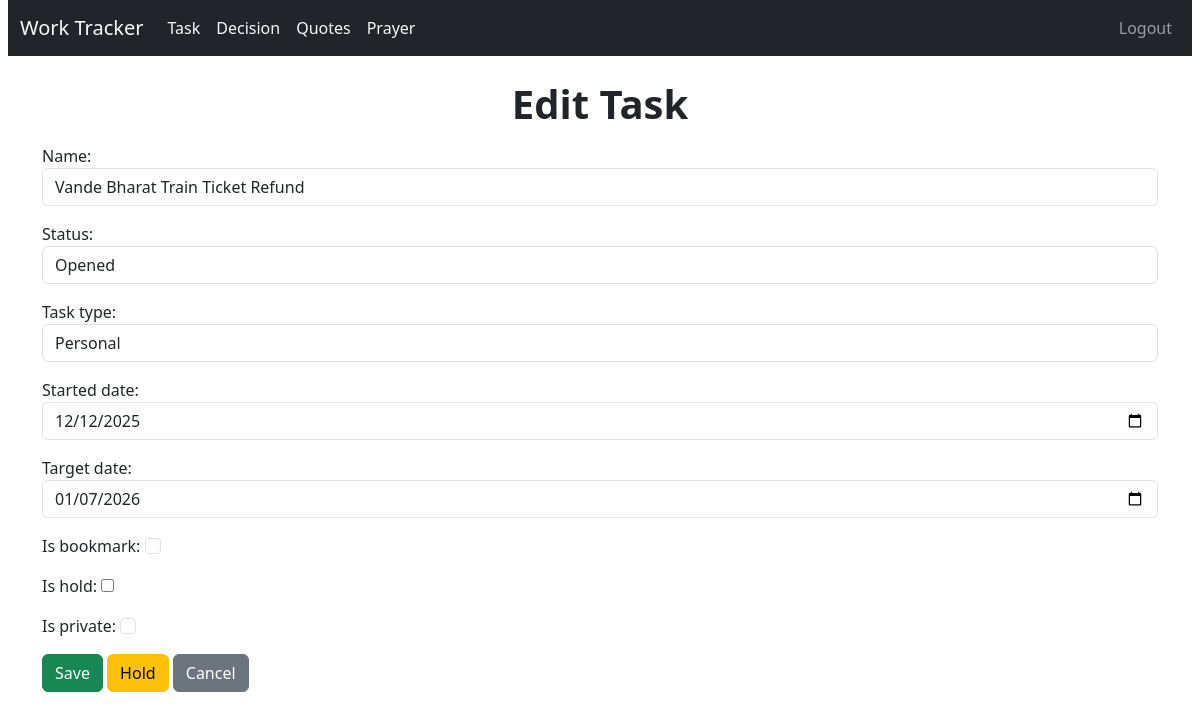
/task/44/edit/ (signed in), run on an earlier commit of the app's database.
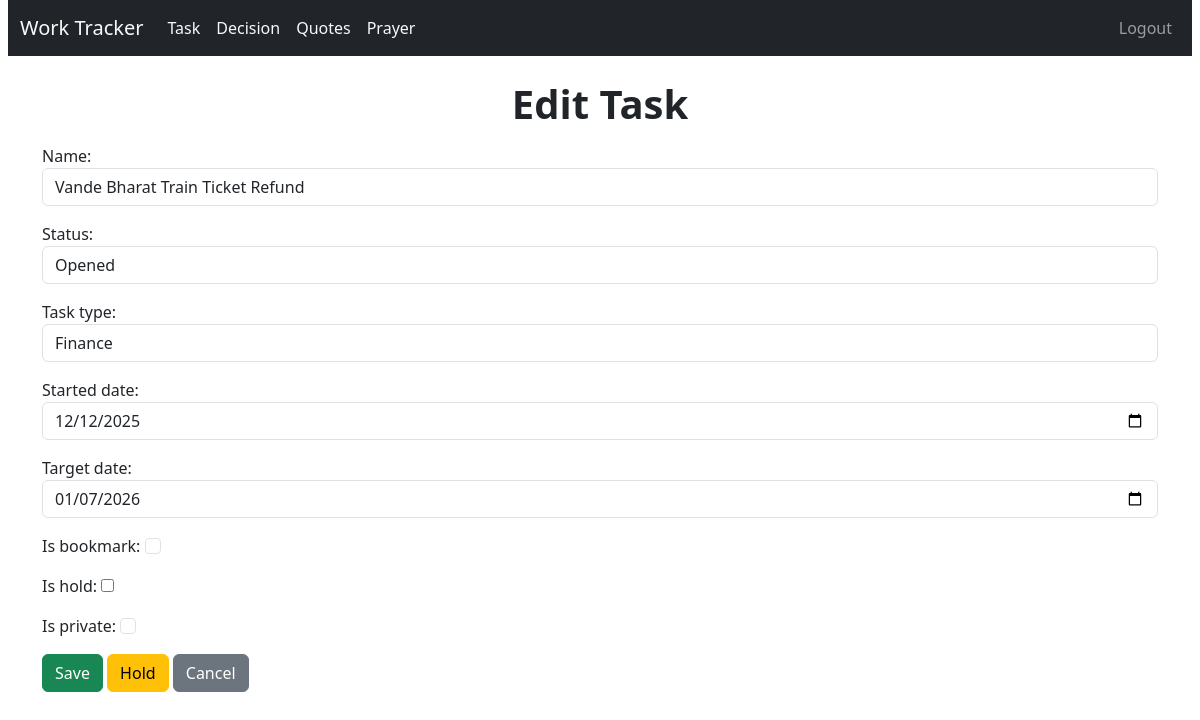
And on a later commit of the database.
### tracker/models.py (models this page shows, shortened)
class Task(models.Model):
    STATUS_CHOICES = [
        ('Opened', 'Opened'),
        ('InProgress', 'In Progress'),
        ('Completed', 'Completed'),
    ]
    name = models.CharField(max_length=200)
    status = models.CharField(max_length=20, choices=STATUS_CHOICES, default='Opened')
    task_type = models.ForeignKey(TaskType, on_delete=models.CASCADE)
    started_date = models.DateField(default=timezone.now, null=True, blank=True)
    created_date = models.DateField(auto_now_add=True)
    updated_date = models.DateField(auto_now=True)
    completed_date = models.DateField(null=True, blank=True)
    target_date = models.DateField(default=timezone.now, null=True, blank=True)
    is_bookmark = models.BooleanField(default=False)
    is_private = models.BooleanField(default=False)
    is_hold = models.BooleanField(default=False)

class TaskType(models.Model):
    name = models.CharField(max_length=50, unique=True)
    class Meta:
        ordering = ['name']
    def __str__(self):
        return self.name

### tracker/views.py (the view)
# urls.py: path('task/<int:pk>/edit/', views.TaskUpdateView.as_view(), name='task_update'),
class TaskUpdateView(LoginRequiredMixin, UpdateView):
    model = Task
    form_class = TaskForm
    template_name = 'tracker/task_form.html'
    success_url = reverse_lazy('tracker:task_list')

### tracker/forms.py
class TaskForm(forms.ModelForm):
    class Meta:
        model = Task
        fields = ['name', 'status', 'task_type', 'started_date', 'target_date', 'is_bookmark', 'is_hold', 'is_private']
        widgets = {
            'name': forms.TextInput(attrs={'class': 'form-control'}),
            'status': forms.Select(attrs={'class': 'form-control'}),
            'task_type': forms.Select(attrs={'class': 'form-control', 'required': True}),
            'started_date': forms.DateInput(attrs={'class': 'form-control', 'type': 'date'}),
            'is_bookmark': forms.CheckboxInput(attrs={'class': 'form-check-input'}),
            'target_date': forms.DateInput(attrs={'class': 'form-control', 'type': 'date'}),
            'is_private': forms.CheckboxInput(attrs={'class': 'form-check-input'})
        }

### templates/tracker/task_form.html (shortened to what this page needs)
{% extends 'base.html' %}
{% block content %}
<h1>{{ form.instance.pk|yesno:"Edit Task,New Task" }}</h1>
<form method="POST">
  {{ form.as_p }}
  <button type="submit" class="btn btn-success">Save</button>
  {% if task %}
  <a href="{% url 'tracker:toggle_hold' task.id %}" class="btn btn-warning">Hold</a>
  {% endif %}
  <a href="{% url 'tracker:task_list' %}" class="btn btn-secondary">Cancel</a>
</form>
{% endblock %}

What changed in the data, as far as the page shows it:
changed Task "Edit Task": task_type "Personal" → "Finance"
